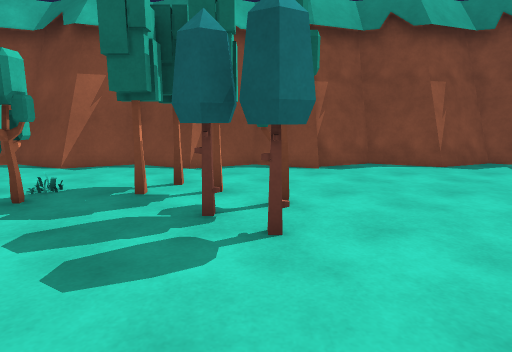
view 1 (above)

17 first-person views from a walk through a Unity game level. The camera is 1.3 m above the floor, tilts 10° down and sees 75° across. The floor is counted in squares, 1 m on a side. Each view is taken from the middle of a square. On the plan, view 1 faces up. The plan holds only what a view shows up to about 14 squares ahead; the rest is blank. The place goes on beyond the plan. The player is left out. Surface patterns are stand-ins for the level's own textures.

view 2
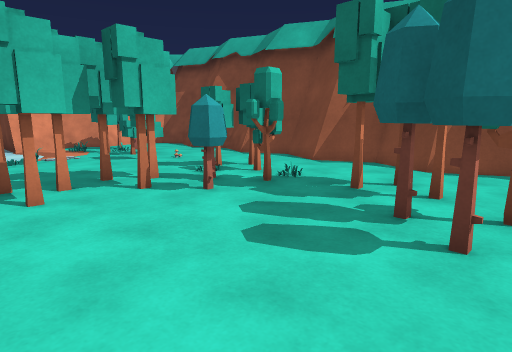

view 3
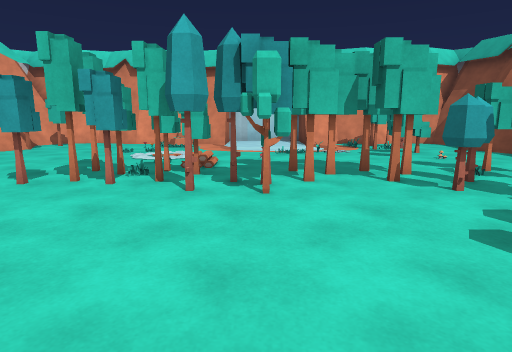

view 4
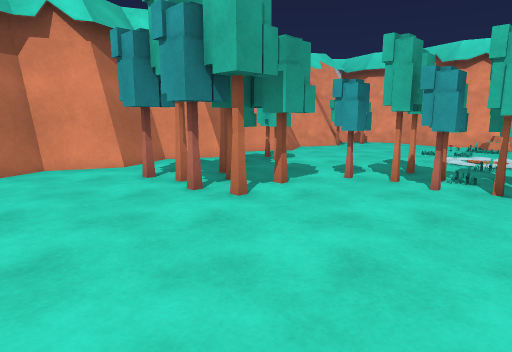

view 5
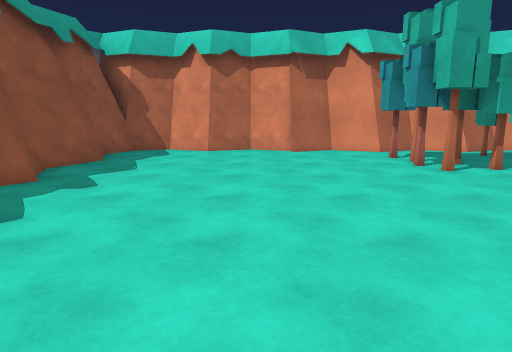

view 6
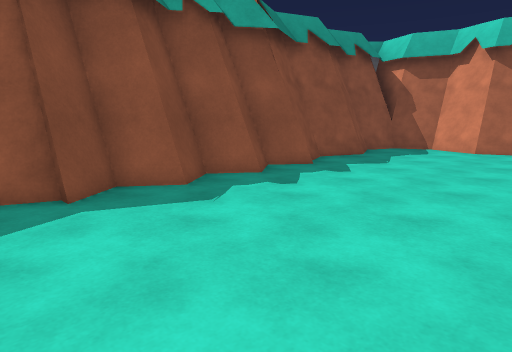

view 7
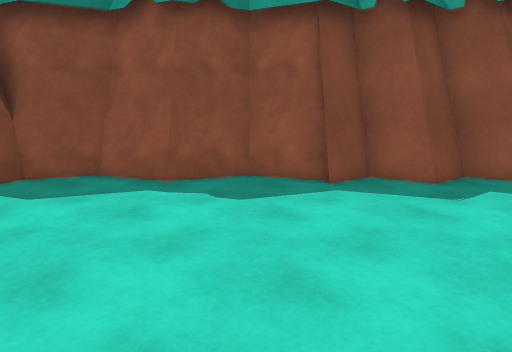

view 8
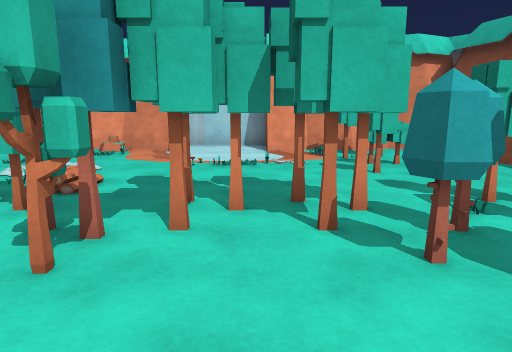

view 9
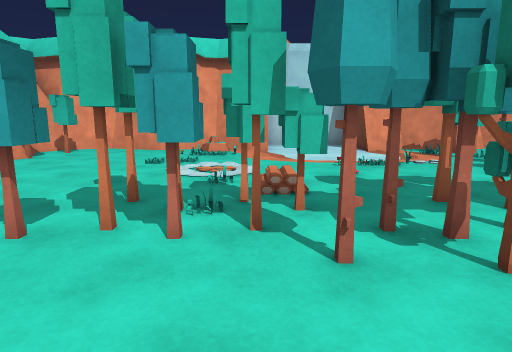

view 10
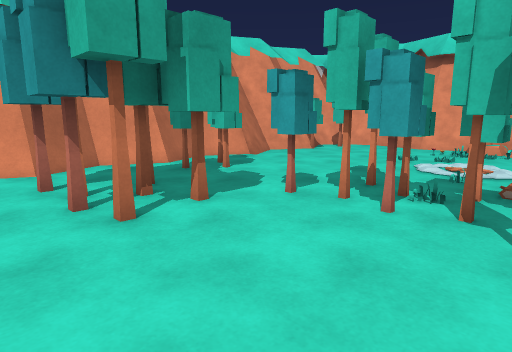

view 11
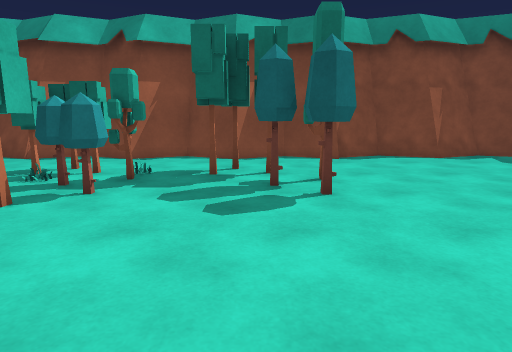

view 12
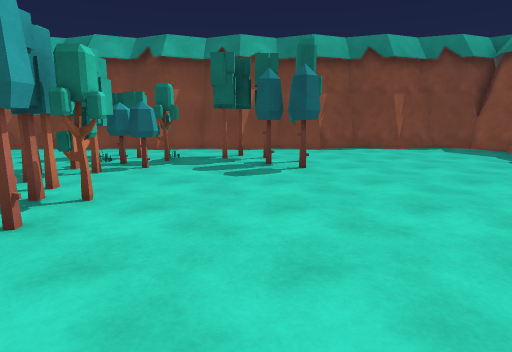

view 13
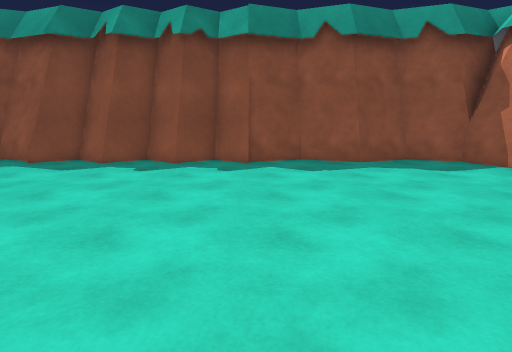

view 14
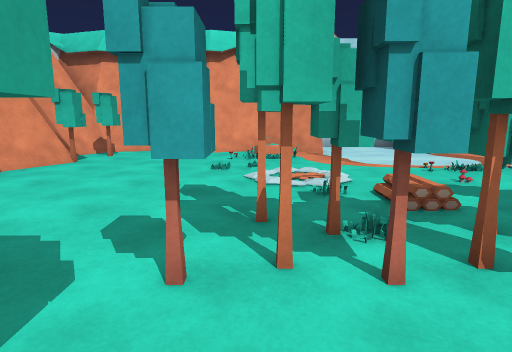

view 15
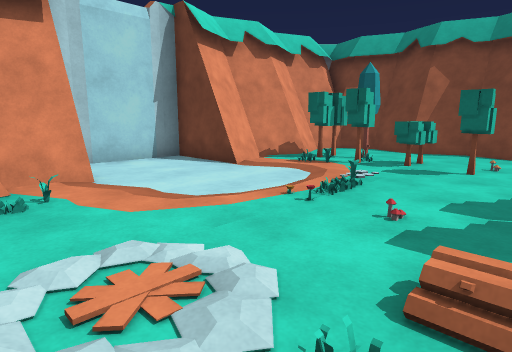

view 16
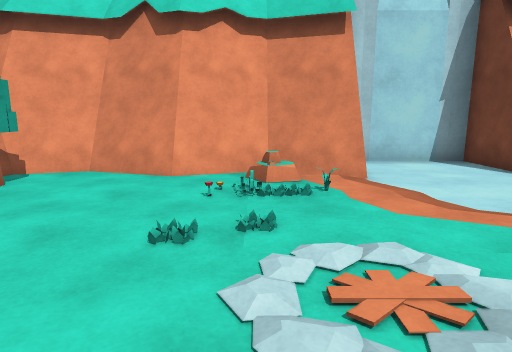

view 17
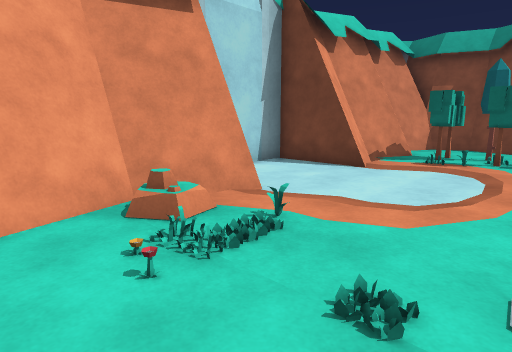

### Floor plan
Key: @ floor where view 1 was taken; # wall or solid block; . main floor; : floor 0.25 m higher than the main floor; = window, fence, low wall or low ledge; T tree; F flower; R rock; O other object.
Columns run from 17 left of view 1 to 9 right of it. Each row starts with its distance up from view 1.
 10      #####     ############
  9   #####=#########=##.##=.##
  8   #.......................#
  7   #........T...T.........=#
  6   #.TTOO...TTO.TTT.......##
  5   #.TTTOT..TTTT.TTT......##
  4  ##.O......TTT..TT........#
  3 ###........TTT...T.......##
  2 #......O...TT............RR
  1 #......O...TT............RR
  0 #.....OO....TTT..@.......RR
 -1 #..........TTT...........RR
 -2 ###........TT............RR
 -3  ##.O....O.TTT...........RR
 -4   #:O.O....TT............##
 -5   #.FFO.....TTTT.........=#
 -6   #...........TTT........##
 -7   #...........TTT........##
 -8   #........TT..T#........##
 -9   #.TT.....TT.............#
-10   #####=##=###=##.##.....##
-11      ######################

Positions as (right, up) in squares from view 1, and headings:
1: (0, 0), facing up
2: (1, 0), facing up-left
3: (2, 0), facing left
4: (2, -1), facing down-left
5: (3, 3), facing down
6: (2, 4), facing down-right
7: (1, 4), facing right
8: (-1, 2), facing left
9: (-1, -2), facing left
10: (0, -1), facing down-left
11: (-1, -2), facing up
12: (-1, -5), facing up
13: (-2, -4), facing right
14: (-2, -4), facing left
15: (-7, -4), facing up-left
16: (-7, -4), facing left
17: (-10, -6), facing up-left
